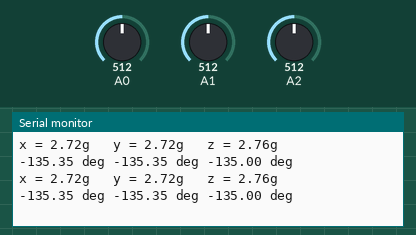
This sketch was run on a simulated Arduino Uno, built with avr-gcc and run on an emulated ATmega328P. Parts: the last lines printed to the serial monitor. The test bench sets the inputs (shaded band); at power-on: A0 = 512, A1 = 512, A2 = 512.

Above: at 2.3 s.
2.4 s: A0 set to 716
At 4.1 s:
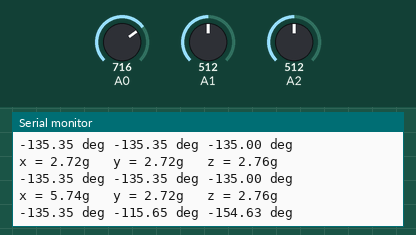
4.5 s: A1 set to 716
At 5.5 s:
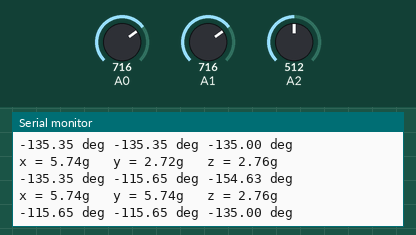
6.6 s: A2 set to 716
At 8.4 s:
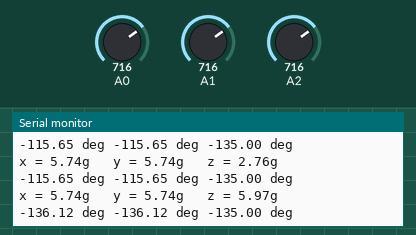
8.7 s: A0 set to 900
At 9.8 s:
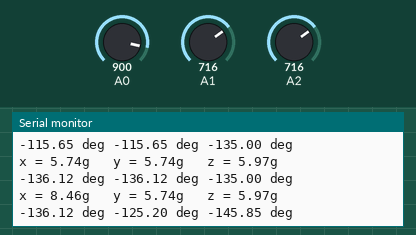
10.8 s: A1 set to 900
At 12.6 s:
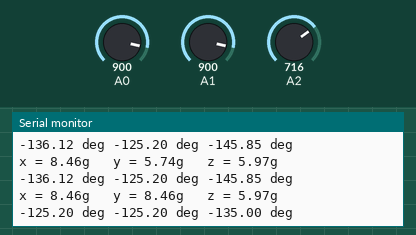
12.9 s: A2 set to 900
At 14.1 s:
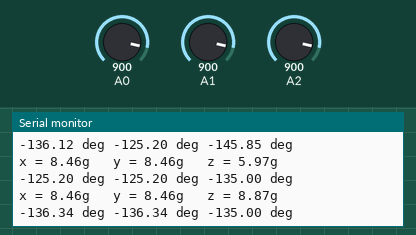
Timing chart, 0 to 15.9 s (numbered marks = the images above; inputs shaded):
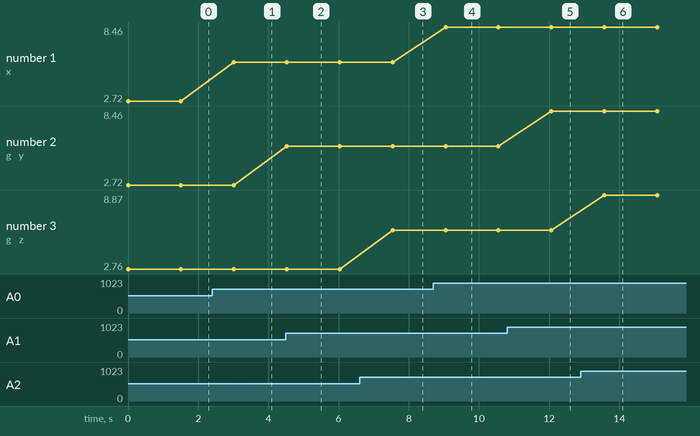

The sketch:

ADXL335_analog_accelerometer.ino
```cpp
#define ADC_ref 5.0
#define analog_resolution 1024.0

#define zero_x 1.60156
#define zero_y 1.60156
#define zero_z 1.64551

#define sensitivity_x 0.33
#define sensitivity_y 0.33
#define sensitivity_z 0.31

unsigned int value_x;
unsigned int value_y;
unsigned int value_z;

float xv;
float yv;
float zv;

float angle_x;
float angle_y;
float angle_z;

void setup()   {
  Serial.begin(9600);
}

void loop() {
  value_x = analogRead(0);
  value_y = analogRead(1);
  value_z = analogRead(2);

  xv = (value_x/analog_resolution*ADC_ref-zero_x)/sensitivity_x;
  yv = (value_y/analog_resolution*ADC_ref-zero_y)/sensitivity_y;
  zv = (value_z/analog_resolution*ADC_ref-zero_z)/sensitivity_z;

  Serial.print("x = ");
  Serial.print(xv);
  Serial.print("g   y = ");
  Serial.print(yv);
  Serial.print("g   z = ");
  Serial.print(zv);
  Serial.println("g");

  angle_x =atan2(-yv,-zv)*RAD_TO_DEG;
  angle_y =atan2(-xv,-zv)*RAD_TO_DEG;
  angle_z =atan2(-yv,-xv)*RAD_TO_DEG;

  Serial.print(angle_x);
  Serial.print(" deg ");
  Serial.print(angle_y);
  Serial.print(" deg ");
  Serial.print(angle_z);
  Serial.println(" deg");

  delay(1500);
}
```

Measured:
- after the input at 2.4 s, the serial monitor: prints a new line after 0.62 s (image 1)
- after the input at 4.5 s, the serial monitor: prints a new line at once (image 2)
- after the input at 6.6 s, the serial monitor: prints a new line after 0.94 s (image 3)
- after the input at 8.7 s, the serial monitor: prints a new line after 0.35 s (image 4)
- after the input at 10.8 s, the serial monitor: prints a new line after 1.3 s (image 5)
- after the input at 12.9 s, the serial monitor: prints a new line after 0.67 s (image 6)
- plotted number 1: 2.72 → 5.74 after the input at 2.4 s, 5.74 → 8.46 after the input at 8.7 s
- plotted number 3: 2.76 → 5.97 after the input at 6.6 s, 5.97 → 8.87 after the input at 12.9 s
